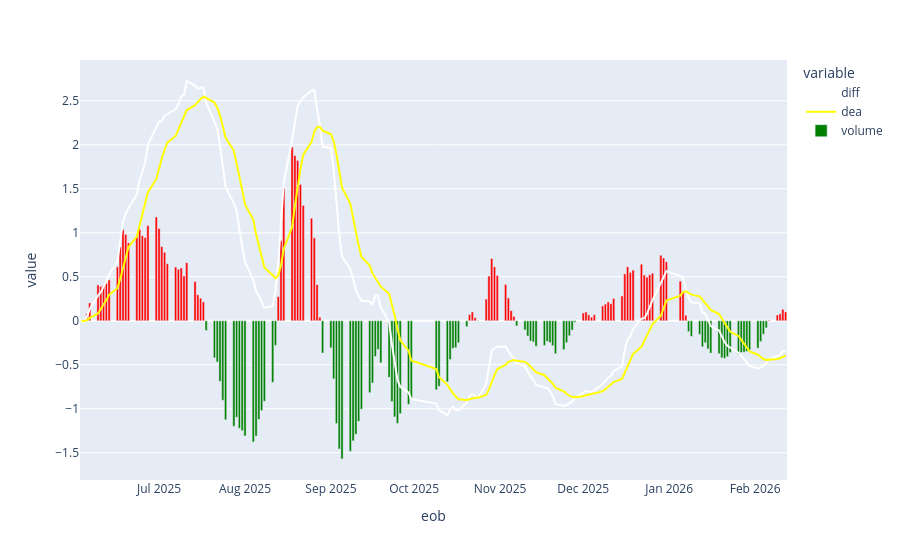

The code cell stored with this chart in its notebook:
### Code cell
fig.show()

### Figure 1 — Plotly figure (JSON) as saved in the notebook; plotly's stock layout.template omitted (floating-point values rounded to 4 significant figures; data arrays with more than 128 entries replaced by an {"elided": "..."} marker saying what was removed)
{"data": [{"hovertemplate": "variable=diff<br>eob=%{x}<br>value=%{y}<extra></extra>", "legendgroup": "diff", "line": {"color": "white", "dash": "solid"}, "marker": {"symbol": "circle"}, "mode": "lines", "name": "diff", "orientation": "v", "showlegend": true, "type": "scatter", "x": {"elided": "175 str values"}, "xaxis": "x", "y": {"elided": "175 float values"}, "yaxis": "y"}, {"hovertemplate": "variable=dea<br>eob=%{x}<br>value=%{y}<extra></extra>", "legendgroup": "dea", "line": {"color": "yellow", "dash": "solid"}, "marker": {"symbol": "circle"}, "mode": "lines", "name": "dea", "orientation": "v", "showlegend": true, "type": "scatter", "x": {"elided": "175 str values"}, "xaxis": "x", "y": {"elided": "175 float values"}, "yaxis": "y"}, {"marker": {"color": {"elided": "175 str values"}}, "name": "volume", "type": "bar", "x": {"elided": "175 str values"}, "y": {"elided": "175 float values"}}], "layout": {"legend": {"title": {"text": "variable"}, "tracegroupgap": 0}, "margin": {"t": 60}, "xaxis": {"anchor": "y", "domain": [0, 1], "title": {"text": "eob"}}, "yaxis": {"anchor": "x", "domain": [0, 1], "title": {"text": "value"}}}}
